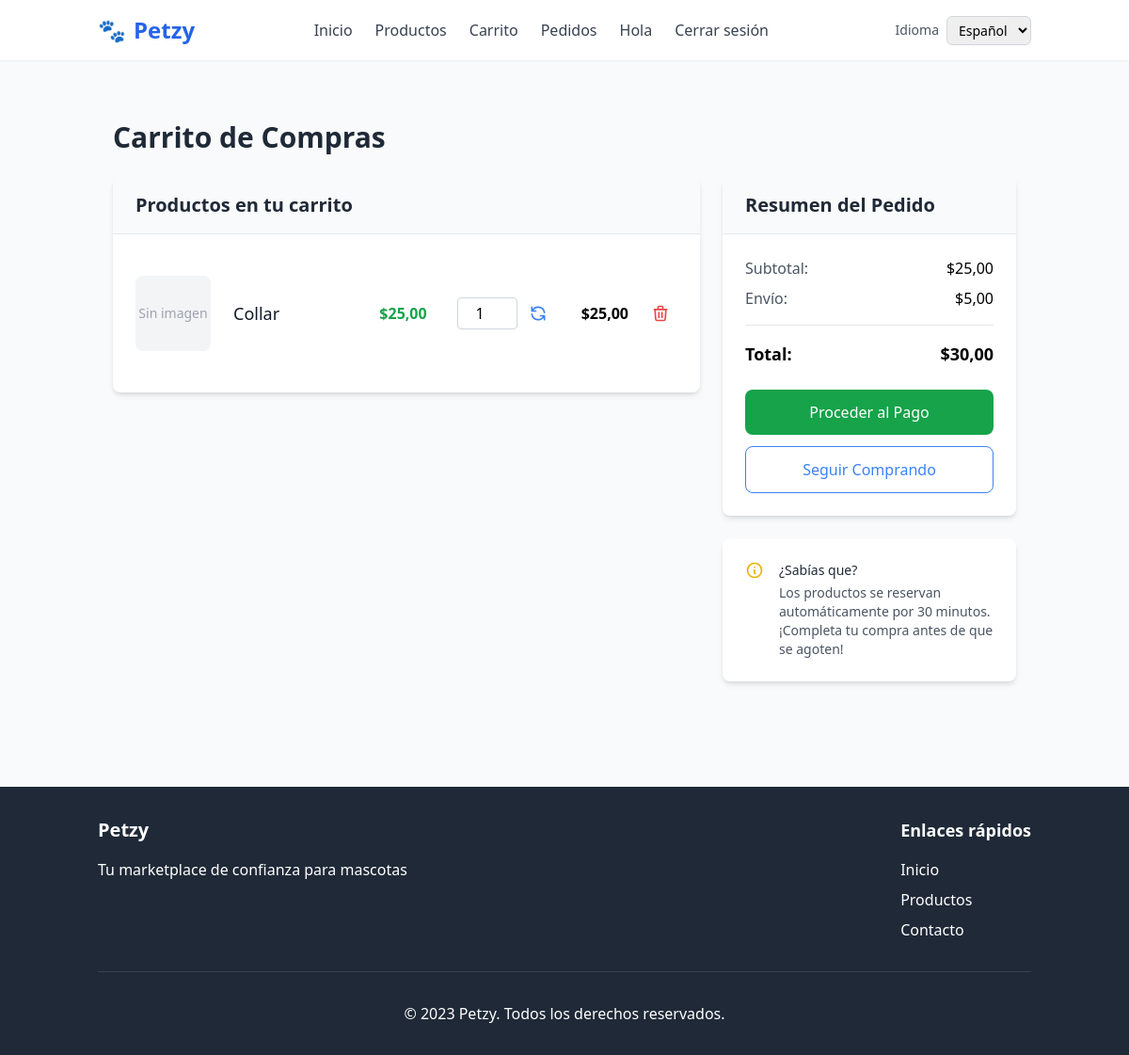
The app's page /cart/ (signed in) with its own data.
### cart/models.py (models this page shows, shortened)
class CartItem(models.Model):
    cart = models.ForeignKey(Cart, on_delete=models.CASCADE, related_name="items")
    producto = models.ForeignKey(Producto, on_delete=models.CASCADE)
    cantidad = models.PositiveIntegerField(default=1)

### products/models.py (models this page shows, shortened)
class Producto(models.Model):
    vendedor = models.ForeignKey(Usuario, on_delete=models.CASCADE, related_name="productos")
    nombre = models.CharField(max_length=200)
    descripcion = models.TextField(blank=True)
    precio = models.DecimalField(max_digits=8, decimal_places=2)
    stock = models.PositiveIntegerField(default=0)
    categoria = models.CharField(max_length=100, blank=True)
    imagen = models.ImageField(upload_to='productos/', null=True, blank=True)
    fecha_creacion = models.DateTimeField(auto_now_add=True)

### cart/views.py (the view)
# urls.py: path("", views.cart_detail, name="detail"),
@login_required
def cart_detail(request):
    cart, created = Cart.objects.get_or_create(usuario=request.user)
    items = cart.items.select_related("producto")
    subtotal = Decimal('0.00')
    for item in items:
        item.subtotal = item.producto.precio * item.cantidad
        subtotal += item.subtotal
    shipping_cost = Decimal('5.00') if subtotal > Decimal('0.00') else Decimal('0.00')  # Usar Decimal
    total = subtotal + shipping_cost
    return render(request, "cart/cart_detail.html", {
        "cart": cart,
        "cart_items": items,
        "cart_total": subtotal,
        "shipping_cost": shipping_cost,
        "total_with_shipping": total
    })

### templates/cart/cart_detail.html (shortened to what this page needs)
{% extends "base.html" %}
{% load static %}
{% block content %}
<div class="container mx-auto px-4 py-8 max-w-7xl">
    <h1 class="text-3xl font-bold text-gray-800 mb-6">Carrito de Compras</h1>
    {% if cart_items %}
    <div class="flex flex-col lg:flex-row gap-6">
        <div class="w-full lg:w-8/12">
            <div class="bg-white rounded-lg shadow-md overflow-hidden">
                <div class="bg-gray-50 px-6 py-4 border-b">
                    <h2 class="text-xl font-semibold text-gray-800">Productos en tu carrito</h2>
                </div>
                <div class="p-6">
                    {% for item in cart_items %}
                    <div class="flex flex-col sm:flex-row items-center py-5 border-b border-gray-100 last:border-b-0">
                        <div class="w-20 h-20 flex-shrink-0 mb-4 sm:mb-0 sm:mr-6">
                            {% if item.producto.imagen %}
                            <img src="{{ item.producto.imagen.url }}" alt="{{ item.producto.nombre }}"
                                 class="w-full h-full object-cover rounded-lg">
                            {% else %}
                            <div class="w-full h-full bg-gray-100 rounded-lg flex items-center justify-center">
                                <span class="text-gray-400 text-sm">Sin imagen</span>
                            </div>
                            {% endif %}
                        </div>
                        <div class="flex-grow text-center sm:text-left mb-4 sm:mb-0">
                            <h3 class="text-lg font-medium text-gray-900">{{ item.producto.nombre }}</h3>
                        </div>
                        <div class="w-full sm:w-auto flex items-center justify-between sm:block mb-4 sm:mb-0 sm:mx-4">
                            <span class="text-green-600 font-bold">${{ item.producto.precio }}</span>
                        </div>
                        <div class="w-full sm:w-auto flex items-center justify-between sm:block mb-4 sm:mb-0 sm:mx-4">
                            <form method="post" action="{% url 'cart:update' item.producto.id %}" class="flex items-center">
                                <input type="number" name="cantidad" value="{{ item.cantidad }}"
                                       min="1" max="{{ item.producto.stock }}"
                                       class="w-16 py-1 px-2 border border-gray-300 rounded text-center">
                                <button type="submit" class="ml-2 p-1 text-blue-500 hover:text-blue-700">
                                    <svg xmlns="http://www.w3.org/2000/svg" class="h-5 w-5" fill="none" viewBox="0 0 24 24" stroke="currentColor">
                                        <path stroke-linecap="round" stroke-linejoin="round" stroke-width="2" d="M4 4v5h.582m15.356 2A8.001 8.001 0 004.582 9m0 0H9m11 11v-5h-.581m0 0a8.003 8.003 0 01-15.357-2m15.357 2H15" />
                                    </svg>
                                </button>
                            </form>
                        </div>
                        <div class="w-full sm:w-auto flex items-center justify-between sm:block mb-4 sm:mb-0 sm:mx-4">
                            <span class="font-bold">${{ item.subtotal }}</span>
                        </div>
                        <div class="w-full sm:w-auto flex justify-end sm:block">
                            <form method="post" action="{% url 'cart:remove' item.id %}">
                                <button type="submit" class="p-2 text-red-500 hover:text-red-700">
                                    <svg xmlns="http://www.w3.org/2000/svg" class="h-5 w-5" fill="none" viewBox="0 0 24 24" stroke="currentColor">
                                        <path stroke-linecap="round" stroke-linejoin="round" stroke-width="2" d="M19 7l-.867 12.142A2 2 0 0116.138 21H7.862a2 2 0 01-1.995-1.858L5 7m5 4v6m4-6v6m1-10V4a1 1 0 00-1-1h-4a1 1 0 00-1 1v3M4 7h16" />
                                    </svg>
                                </button>
                            </form>
                        </div>
                    </div>
                    {% endfor %}
                </div>
            </div>
        </div>
        <div class="w-full lg:w-4/12">
            <div class="bg-white rounded-lg shadow-md sticky top-6">
                <div class="bg-gray-50 px-6 py-4 border-b">
                    <h2 class="text-xl font-semibold text-gray-800">Resumen del Pedido</h2>
                </div>
                <div class="p-6">
                    <div class="flex justify-between mb-2">
                        <span class="text-gray-600">Subtotal:</span>
                        <span class="font-medium">${{ cart_total }}</span>
                    </div>
                    <div class="flex justify-between mb-2">
                        <span class="text-gray-600">Envío:</span>
                        <span class="font-medium">${{ shipping_cost }}</span>
                    </div>
                    <hr class="my-4">
                    <div class="flex justify-between mb-6">
                        <strong class="text-lg">Total:</strong>
                        <strong class="text-lg">${{ total_with_shipping }}</strong>
                    </div>
                    {% if cart_items %}
                    <a href="{% url 'orders:checkout' %}" class="block w-full bg-green-600 hover:bg-green-700 text-white text-center font-medium py-3 px-4 rounded-lg mb-3 transition duration-200">
                        Proceder al Pago
                    </a>
                    {% endif %}
                    <a href="{% url 'products:list' %}" class="block w-full border border-blue-500 text-blue-500 hover:bg-blue-50 text-center font-medium py-3 px-4 rounded-lg transition duration-200">
                        Seguir Comprando
                    </a>
                </div>
            </div>
            <div class="bg-white rounded-lg shadow-md mt-6 p-6">
                <div class="flex items-start">
                    <div class="flex-shrink-0 h-6 w-6 text-yellow-500">
                        <svg xmlns="http://www.w3.org/2000/svg" class="h-5 w-5" fill="none" viewBox="0 0 24 24" stroke="currentColor">
                            <path stroke-linecap="round" stroke-linejoin="round" stroke-width="2" d="M13 16h-1v-4h-1m1-4h.01M21 12a9 9 0 11-18 0 9 9 0 0118 0z" />
                        </svg>
                    </div>
                    <div class="ml-3">
                        <h3 class="text-sm font-medium text-gray-800">¿Sabías que?</h3>
                        <p class="mt-1 text-sm text-gray-600">
                            Los productos se reservan automáticamente por 30 minutos.
                            ¡Completa tu compra antes de que se agoten!
                        </p>
                    </div>
                </div>
            </div>
        </div>
    </div>
    {% endif %}
</div>
{% endblock %}

### records on screen
CartItem: shows "Sin imagen", producto.nombre "Collar", producto.precio "25,00", cantidad "1", subtotal "25,00"

### other values on screen
{{ cart_total }} "25,00"
{{ shipping_cost }} "5,00"
{{ total_with_shipping }} "30,00"
form field language "Español"
